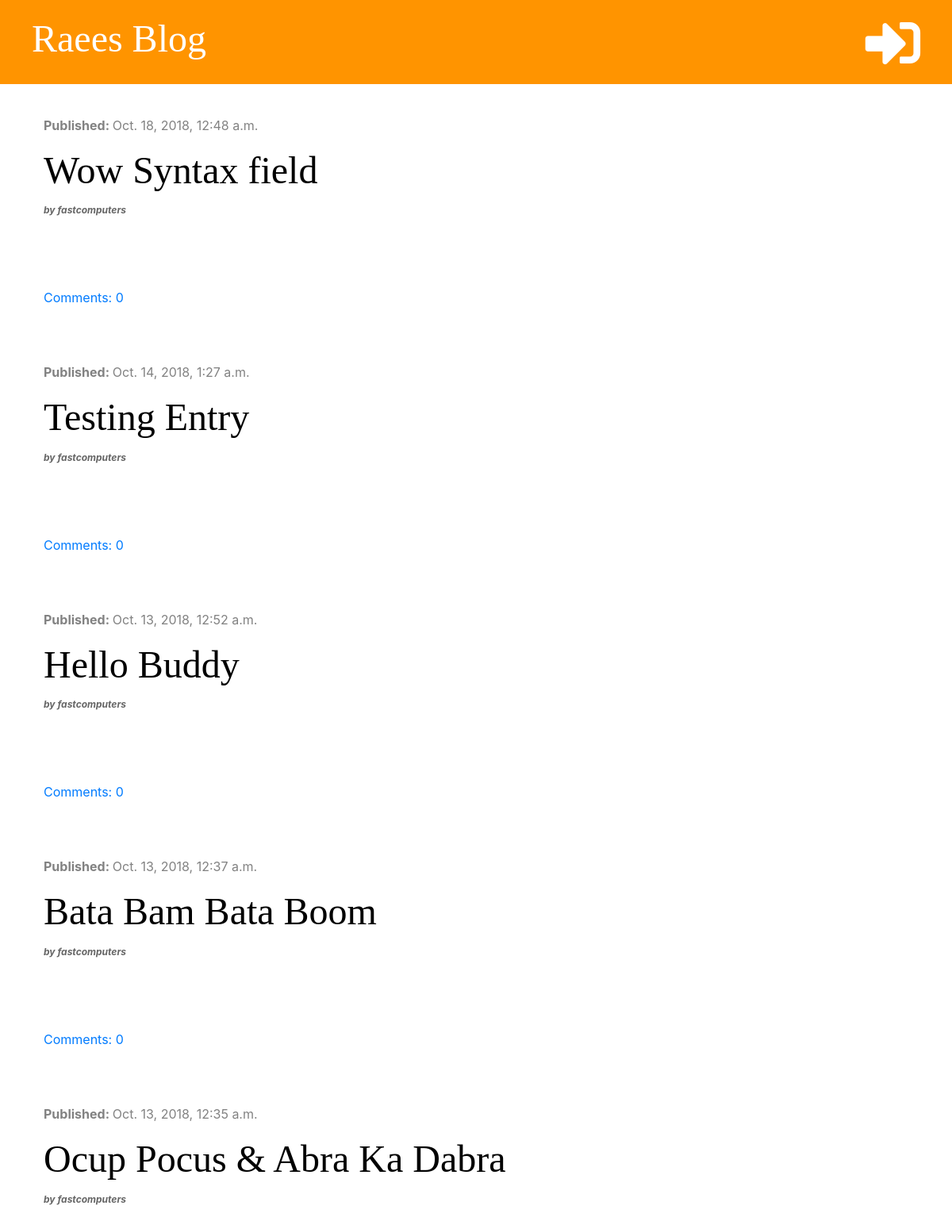
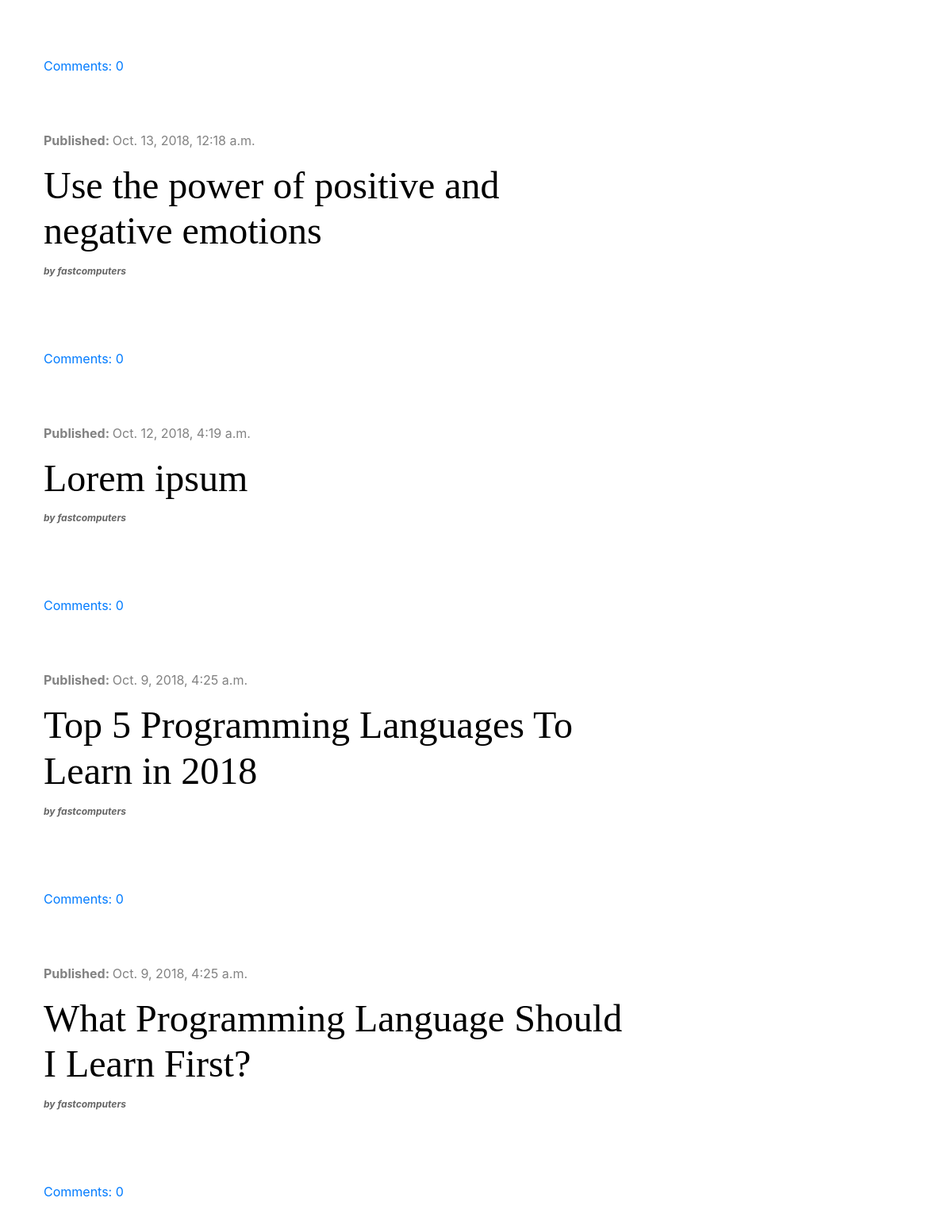
The page / on the database its author committed (2 pictures, top to bottom).
### blog/models.py (models this page shows, shortened)
class Post(models.Model):
    author = models.ForeignKey('auth.User', on_delete=models.CASCADE)
    title = models.CharField(max_length=200)
    text = models.TextField()
    created_date = models.DateTimeField(default=timezone.now)
    published_date = models.DateTimeField(blank=True, null=True)
    def approved_comments(self):
        return self.comments.filter(approved=True)

### blog/views.py (the view)
# urls.py: path('', views.post_list, name='post_list'),
def post_list(request):
    posts = Post.objects.filter(published_date__lte=timezone.now()).order_by('-published_date')
    stuff_for_frontend = {'posts': posts}
    return render(request, 'blog/post_list.html', stuff_for_frontend)

### blog/templatetags/markdownify.py (called while the page is built)
@register.filter
def markdown(value):
    renderer = HighlightRenderer()
    markdown = mistune.Markdown(renderer=renderer)
    return markdown(value)

### blog/templates/blog/post_list.html (shortened to what this page needs)
{% extends 'blog/base.html' %}
{% load markdownify %}
{% block content %}
    {% for post in posts %}
        <div class="post">
            <div class="date">
                <p><strong>Published: </strong>{{ post.published_date }}</p>
            </div>
            <p><h2><a href="{% url 'post_detail' pk=post.pk %}">{{ post.title }}</a></h2> <strong><i style="font-size:12px;color:#666;margin:0 0 10px"> by {{ post.author }}</i></strong></p>
            <p>{{ post.text| markdown | safe |linebreaksbr }}</p><br><br><br>
            <a href="{% url 'post_detail' pk=post.pk %}">Comments: {{ post.approved_comments.count }}</a>
        </div>
    {% endfor %}
{% endblock %}

### blog/static/css/blog.css (style rules this page uses)
h1, h2, h3, h4 { font-family: 'Tangerine', 'Inconsolata', 'Droid Sans', serif; font-size: 48px; }
.date { color: #828282; }
.post { margin-bottom: 70px; }
.post h2 a { color: #000000; }

### rows shown on the page
Post: published_date "Oct. 18, 2018, 12:48 a.m.", title "Wow Syntax field", author "fastcomputers", approved_comments.count "0"
Post: published_date "Oct. 14, 2018, 1:27 a.m.", title "Testing Entry", author "fastcomputers", approved_comments.count "0"
Post: published_date "Oct. 13, 2018, 12:52 a.m.", title "Hello Buddy", author "fastcomputers", approved_comments.count "0"
Post: published_date "Oct. 13, 2018, 12:37 a.m.", title "Bata Bam Bata Boom", author "fastcomputers", approved_comments.count "0"
Post: published_date "Oct. 13, 2018, 12:35 a.m.", title "Ocup Pocus & Abra Ka Dabra", author "fastcomputers", approved_comments.count "0"
Post: published_date "Oct. 13, 2018, 12:18 a.m.", title "Use the power of positive and negative emotions", author "fastcomputers", approved_comments.count "0"
Post: published_date "Oct. 12, 2018, 4:19 a.m.", title "Lorem ipsum", author "fastcomputers", approved_comments.count "0"
Post: published_date "Oct. 9, 2018, 4:25 a.m.", title "Top 5 Programming Languages To Learn in 2018", author "fastcomputers", approved_comments.count "0"
Post: published_date "Oct. 9, 2018, 4:25 a.m.", title "What Programming Language Should I Learn First?", author "fastcomputers", approved_comments.count "0"
